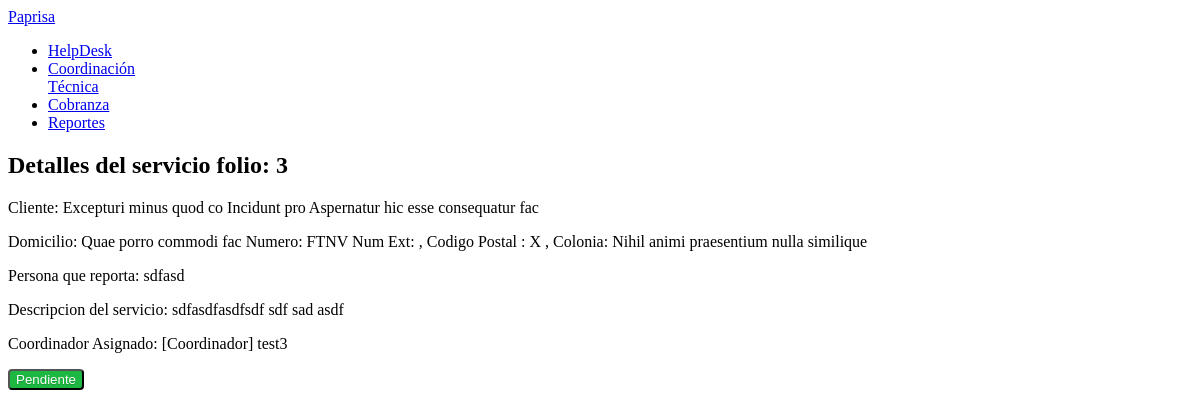
The page /helpdesk/ServicioDetails/3 (signed in) on the database its author committed.
### helpdesk/models.py (models this page shows, shortened)
class Servicio(models.Model):
    cliente = models.ForeignKey(Cliente, related_name='+')
    folio= models.IntegerField()
    reporta = models.CharField(max_length = 256)
    descripcion = models.TextField()
    status = models.ForeignKey(StatusServicio, related_name='+')
    observaciones = models.TextField(blank = True, null = True)
    coordinador = models.ForeignKey(Empleado, limit_choices_to={'etype': '2'}, blank= True, null = True)
    tecnico = models.ForeignKey(Empleado, limit_choices_to={'etype': '3'}, related_name = 'assigned_to', blank = True, null = True)
    ordenImpresa = models.FileField(upload_to='servicios/%Y/%m/%d', blank = True, null = True)
    user = models.ForeignKey(settings.AUTH_USER_MODEL)
    dateAdded = models.DateTimeField(auto_now_add=True)
    fechaTermino = models.DateField(blank = True, null = True)

class Cliente(models.Model):
    TIPOPERSONA_CHOICE = (('1', 'Persona Moral'),('2', 'Persona Fisica'),('3', 'Persona Fisica con Ac. Empresarial'),)
    codigo = models.CharField(max_length=10)
    tipo = models.CharField(max_length=1, choices=TIPOPERSONA_CHOICE, default='2')
    nombre = models.CharField(max_length = 40)
    segundoNombre = models.CharField(max_length= 40, blank=True, null = True)
    apellidop = models.CharField(max_length = 40)
    apellidom = models.CharField(max_length = 40)
    rfc = models.CharField(max_length=13)
    calle = models.CharField(max_length=40)
    callead = models.CharField(max_length=40)
    numero = models.CharField(max_length=10)
    numext = models.CharField(max_length=10)
    codigopostal = models.CharField(max_length=5)
    colonia = models.CharField(max_length=40)
    estado = models.ForeignKey(Estados, related_name='+')
    localidad = models.ForeignKey(Localidades, related_name='+')
    user = models.ForeignKey(settings.AUTH_USER_MODEL)
    dateAdded = models.DateField(("Date"), auto_now_add=True)
    def __unicode__(self):
        return '%s %s %s' % (self.nombre, self.apellidop, self.apellidom)

class Empleado(models.Model):
    TIPO_EMPLEADO = (('0','SuperUser'),('1','Operador'),('2','Coordinador'),('3','Tecnico'),('4','Cobranza'))
    etype = models.CharField(max_length=1, choices=TIPO_EMPLEADO, default='1')
    name = models.CharField(max_length = 120)
    user = models.OneToOneField(settings.AUTH_USER_MODEL)
    sucursal = models.ForeignKey(Sucursal, blank= True, null = True)
    def __unicode__(self):
        return ('[%s] %s') % (self.get_etype_display(), self.user)

class StatusServicio(models.Model):
    title = models.CharField(max_length=25)
    def __unicode__(self):
        return self.title

### helpdesk/views.py (the view)
# urls.py: url(r'^helpdesk/ServicioDetails/(?P<pk>[\w]+)$', ServicioDetailView.as_view(), name='ServicioDetailIndex'),
class ServicioDetailView(DetailView):
    model = Servicio
    context_object_name = 'servicio'
    def get_template_names(self):
        return 'servicio_details.html'
    def get_context_data(self, **kwargs):
        context = super(ServicioDetailView, self).get_context_data(**kwargs)
        populateContext(self.request, context)
        return context

### helpdesk/views.py (called while the page is built)
def populateContext(request, context):
    context['authenticated'] = request.user.is_authenticated()
    if context['authenticated'] == True:
        context['username'] = request.user.username
        context['user'] = request.user

### helpdesk/templates/servicio_details.html
{% extends "base.html" %}
{% block content %}
<div class="content">
<h2 class="content-subhead">Detalles del servicio folio: {{servicio.folio}}</h2>
<p>Cliente: {{servicio.cliente}}</p>
<p>Domicilio: {{servicio.cliente.calle}} Numero: {{servicio.cliente.numero}} Num Ext: {{servicio.cliente.numext}}, Codigo Postal : {{servicio.cliente.codigopostal}}, Colonia: {{servicio.cliente.colonia}} </p>
<p>Persona que reporta: {{servicio.reporta}}</p>
<p>Descripcion del servicio: {{servicio.descripcion}}</p>
<p>Coordinador Asignado: {{servicio.coordinador}}</p>
<button class="button-success pure-button">{{servicio.status}}</button>
</div>
{% endblock %}

### helpdesk/templates/head.html (style rules this page uses)
.button-success, .button-error, .button-warning, .button-secondary { color: white; border-radius: 4px; text-shadow: 0 1px 1px rgba(0, 0, 0, 0.2); }
.button-success { background: rgb(28, 184, 65); }

### rows shown on the page
Servicio: folio "3", cliente "Excepturi minus quod co Incidunt pro Aspernatur hic esse consequatur fac", cliente.calle "Quae porro commodi fac", cliente.numero "FTNV", cliente.codigopostal "X", cliente.colonia "Nihil animi praesentium nulla similique", reporta "sdfasd", descripcion "sdfasdfasdfsdf sdf sad asdf", coordinador "[Coordinador] test3", status "Pendiente"
